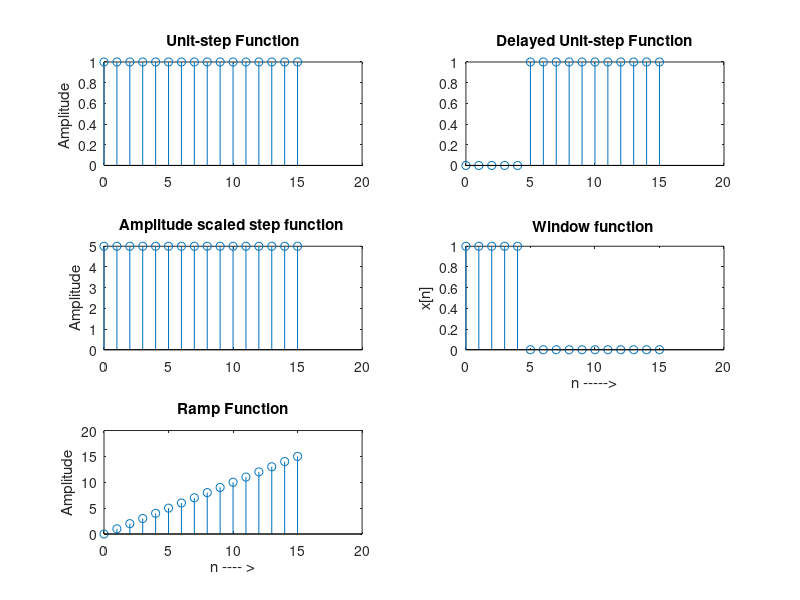

This chart was generated by the following MATLAB code:
clc; % clears the command window
clear all; % clear all variables
close all; % all the existing figure windows will be closed
n = 0:15; % time index for the discrete signal from 0 to 15 with unity sampling
% time
u = [(n)>=0]; % Unit Step
u5 = [(n-5)>=0]; % Delayed step
a5 = 5* u; % Scaled unit step
xn = u-u5; % rectangular window
%x[n]= u[n]- u[n-5] 
xr = n.*u; % Ramp signal
%
v(1:16) = ones(1,16) ; %also defines the unit step vector v of length 16 or a rectangular
%window of size 16.
subplot(321), stem(n,u), title('Unit-step Function'); ylabel('Amplitude '); subplot(322), stem(n,u5), title('Delayed Unit-step Function'); subplot(323), stem(n,a5), title('Amplitude scaled step function ');ylabel('Amplitude');
subplot(324), stem(n,xn), title('Window function ');ylabel('x[n]');xlabel('n ----->')
subplot(325), stem(n,xr), title('Ramp Function');ylabel('Amplitude');xlabel('n ---- >');